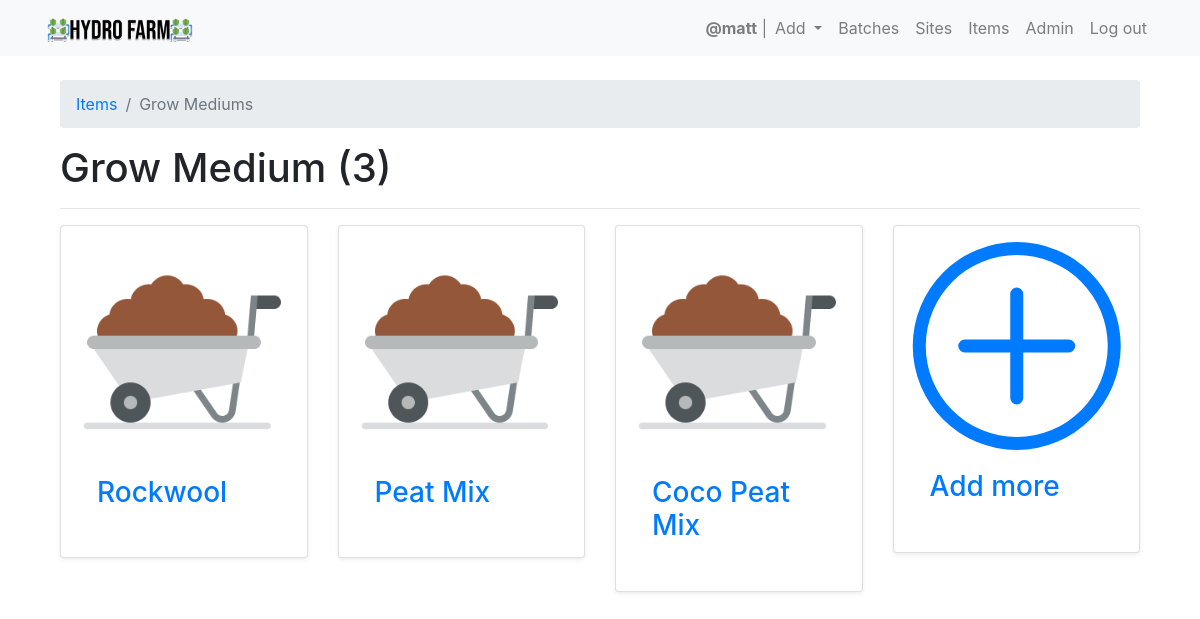
Screenshot of /hydro_data/growmedium_list/ (signed in) with the database file from the repository.
### hydro_data/models.py (models this page shows, shortened)
class GrowMedium(models.Model):
    name = models.CharField(max_length=100,unique=True)
    slug = models.SlugField(allow_unicode=True,unique=True, editable=False, default='hydro_farm_acid')

### hydro_data/views.py (the view)
        class WrappedClass(UserPassesTestMixin, wrapped):
            def test_func(self):
                return self.request.user.is_superuser

### hydro_data/views.py (called while the page is built)
def superuser_required():
    def wrapper(wrapped):
        class WrappedClass(UserPassesTestMixin, wrapped):
            def test_func(self):
                return self.request.user.is_superuser
        return WrappedClass
    return wrapper

    def get_context_data(self,**kwargs):
        context = super().get_context_data(**kwargs)
        context['page_title'] = 'Grow Mediums'
        return context

### hydro_data/templates/hydro_data/growmedium_list.html (shortened to what this page needs)
{% extends "hydro_data/hydro_data_base.html" %}
{% load static %}
{% block hd_content %}
  <nav aria-label="breadcrumb">
    <ol class="breadcrumb">
      <li class="breadcrumb-item"><a href="{% url 'hydro_data:items' %}">Items</a></li>
      <li class="breadcrumb-item active" aria-current="page">Grow Mediums</li>
    </ol>
  </nav>
  <h1>Grow Medium ({{ object_list.count }})</h1>
  <hr>
  <div class="row row-cols-1 row-cols-md-2">
    {% for growmedium in object_list %}
    <div class="col-md-3 col-sm-6 col-xs-12">
      <div class="card shadow-sm p-3 mb-5 bg-white rounded">
        <a href="{% url 'hydro_data:single_growmedium' slug=growmedium.slug %}">
        <img src="{% static 'images/soil.png' %}" class="card-img-top" alt="box">
        <div class="card-body">
          <h3 class="card-title">{{ growmedium.name }}</h3>
        </div>
        </a>
      </div>
    </div>
    {% endfor %}
    <div class="col-md-3 col-sm-6 col-xs-12">
      <div class="card shadow-sm p-3 mb-5 bg-white rounded">
        <a href="{% url 'hydro_data:create_growmedium' %}">
        <div class="card-body">
          <h3 class="card-title">Add more</h3>
        </div>
        </a>
      </div>
    </div>
</div>
{% endblock %}

### templates/base.html (shortened to what this page needs)
<!DOCTYPE html>
{% load static %}
<html>
  <head>
    <link rel="stylesheet" href="{% static '/hydro_data/css/master.css' %}">
    <link rel="stylesheet" href="https://cdnjs.cloudflare.com/ajax/libs/twitter-bootstrap/4.1.3/css/bootstrap.css">
    <link rel="stylesheet" href="https://cdn.datatables.net/1.10.21/css/dataTables.bootstrap4.min.css">
    <link rel="stylesheet" href="https://stackpath.bootstrapcdn.com/bootstrap/4.1.3/css/bootstrap.min.css"
>
    <link href="https://maxcdn.bootstrapcdn.com/font-awesome/4.7.0/css/font-awesome.min.css" rel="stylesheet">
  </head>
  <body>
    <nav class="navbar navbar-expand-lg navbar-light bg-light" role="navigation" id="navbar">
      <div class="container">
        <div class="navbar-nav align-items-center">
          <a class="navbar-brand mynav" href="{% url 'home' %}"><img src="{% static "images/logo.png" %}" alt="Hydro Farm" class="img-rounded center-block" width='150'></a>
        </div>
        <div class="collapse navbar-collapse" id="navbarNav">
          <div class="navbar-nav ml-auto">
            {% if user.is_authenticated %}
            <span class="navbar-text">
              <strong>@{{ request.user }}</strong> |
            </span>
            <li class="nav-item dropdown">
              <a class="nav-link dropdown-toggle" href="#" id="navbarDropdownMenuLink" role="button" data-toggle="dropdown" aria-haspopup="true" aria-expanded="false">
                Add
              </a>
            </li>
              <a class="nav-item nav-link" href="{% url 'hydro_data:batches' %}" class="btn btn-simple">Batches</a>
              <a class="nav-item nav-link" href="{% url 'hydro_data:site_list' %}" class="btn btn-simple">Sites</a>
              {% if user.is_superuser %}
              <a class="nav-item nav-link" href="{% url 'hydro_data:items' %}" class="btn btn-simple">Items</a>
              <a class="nav-item nav-link" href="{% url 'admin:index' %}" class="btn btn-simple">Admin</a>
              {% endif %}
              <a class="nav-item nav-link" href="{% url 'logout' %}" class="btn btn-simple">Log out</a>
            {% else %}
              <a class="nav-item nav-link" href="{% url 'login' %}" class="btn btn-simple">Log in</a>
              <a class="nav-item nav-link" href="{% url 'signup' %}" class="btn btn-simple">Sign up</a>
            {% endif %}
          </div>
        </div>
      </div>
    </nav>
    <div class="container mt-4">
      {% block content %}
      {% endblock %}
    </div>
  </body>
</html>

### static/hydro_data/css/master.css (style rules this page uses)
body { padding-bottom: 120px; }

### rows the page displays
GrowMedium: name "Rockwool"
GrowMedium: name "Peat Mix"
GrowMedium: name "Coco Peat Mix"

### other values shown
{{ request.user }} "matt"
{{ object_list.count }} "3"
